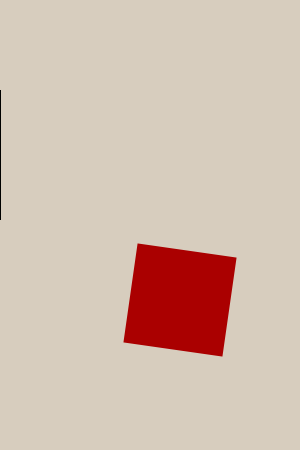
Frame 1 (no input)
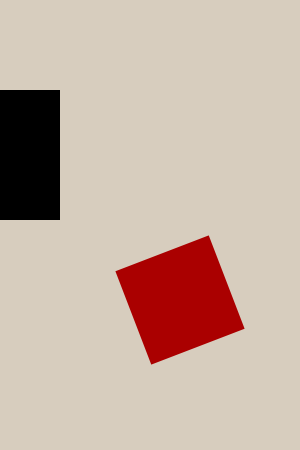
Frame 60 (the mouse pressed at the canvas centre just before this capture)
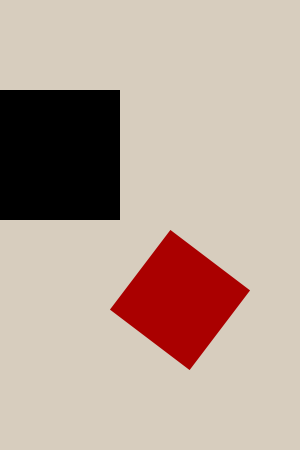
Frame 120 (the mouse held since frame 60 and released just before this capture)

The Processing sketch that drew these frames (run headless with seeded random() and noise(); from frame 60 on, the mouse is pressed at the canvas centre):

// Processing sketch: Malevich_5_AnimatedSquaresByTF
// ── Malevich_5_AnimatedSquaresByTF.pde

void setup()
{
  size(300,450);
}

float tx = -130;
void draw()
{
  background(215,205,190);
  
  // draw black square
  noStroke();
  rectMode(CORNER);
  fill(0); 
  pushMatrix();
  tx += 1.0f;
  if(tx>width)
  {
    tx = -130;
  }
  translate(tx,90);
  scale(130,130);
  rect(0,0,1,1);
  popMatrix();
  
  // draw red square
  fill(170,0,0);
  rectMode(CENTER);
  pushMatrix();
  translate(180,300);
  rotate(millis()/1000.0f);
  scale(100,100);
  rect(0,0,1,1);
  popMatrix();
}
